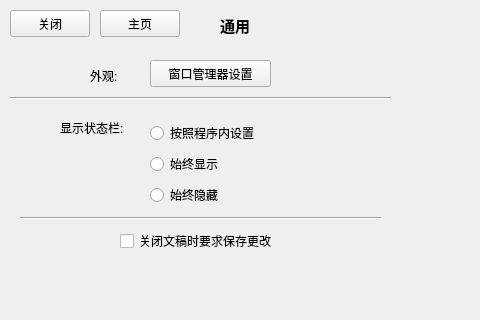
<?xml version="1.0" encoding="UTF-8"?>
<ui version="4.0">
 <class>Gencc</class>
 <widget class="QWidget" name="Gencc">
  <property name="geometry">
   <rect>
    <x>0</x>
    <y>0</y>
    <width>480</width>
    <height>320</height>
   </rect>
  </property>
  <property name="windowTitle">
   <string>Form</string>
  </property>
  <widget class="QPushButton" name="pushButton">
   <property name="geometry">
    <rect>
     <x>10</x>
     <y>10</y>
     <width>80</width>
     <height>27</height>
    </rect>
   </property>
   <property name="text">
    <string>关闭</string>
   </property>
  </widget>
  <widget class="QPushButton" name="pushButton_2">
   <property name="geometry">
    <rect>
     <x>100</x>
     <y>10</y>
     <width>80</width>
     <height>27</height>
    </rect>
   </property>
   <property name="text">
    <string>主页</string>
   </property>
  </widget>
  <widget class="QLabel" name="label">
   <property name="geometry">
    <rect>
     <x>220</x>
     <y>10</y>
     <width>81</width>
     <height>31</height>
    </rect>
   </property>
   <property name="font">
    <font>
     <pointsize>11</pointsize>
     <weight>75</weight>
     <bold>true</bold>
    </font>
   </property>
   <property name="text">
    <string>通用</string>
   </property>
  </widget>
  <widget class="QPushButton" name="pushButton_3">
   <property name="geometry">
    <rect>
     <x>150</x>
     <y>60</y>
     <width>121</width>
     <height>27</height>
    </rect>
   </property>
   <property name="text">
    <string>窗口管理器设置</string>
   </property>
  </widget>
  <widget class="QLabel" name="label_2">
   <property name="geometry">
    <rect>
     <x>90</x>
     <y>60</y>
     <width>31</width>
     <height>31</height>
    </rect>
   </property>
   <property name="text">
    <string>外观:</string>
   </property>
  </widget>
  <widget class="QLabel" name="label_3">
   <property name="geometry">
    <rect>
     <x>60</x>
     <y>120</y>
     <width>71</width>
     <height>16</height>
    </rect>
   </property>
   <property name="text">
    <string>显示状态栏:</string>
   </property>
  </widget>
  <widget class="QCheckBox" name="checkBox">
   <property name="geometry">
    <rect>
     <x>120</x>
     <y>230</y>
     <width>211</width>
     <height>22</height>
    </rect>
   </property>
   <property name="text">
    <string>关闭文稿时要求保存更改</string>
   </property>
  </widget>
  <widget class="Line" name="line">
   <property name="geometry">
    <rect>
     <x>20</x>
     <y>210</y>
     <width>361</width>
     <height>16</height>
    </rect>
   </property>
   <property name="orientation">
    <enum>Qt::Horizontal</enum>
   </property>
  </widget>
  <widget class="Line" name="line_2">
   <property name="geometry">
    <rect>
     <x>10</x>
     <y>90</y>
     <width>381</width>
     <height>16</height>
    </rect>
   </property>
   <property name="orientation">
    <enum>Qt::Horizontal</enum>
   </property>
  </widget>
  <widget class="QWidget" name="layoutWidget">
   <property name="geometry">
    <rect>
     <x>150</x>
     <y>120</y>
     <width>137</width>
     <height>89</height>
    </rect>
   </property>
   <layout class="QVBoxLayout" name="verticalLayout">
    <item>
     <widget class="QRadioButton" name="radioButton">
      <property name="text">
       <string>按照程序内设置</string>
      </property>
     </widget>
    </item>
    <item>
     <widget class="QRadioButton" name="radioButton_2">
      <property name="text">
       <string>始终显示</string>
      </property>
     </widget>
    </item>
    <item>
     <widget class="QRadioButton" name="radioButton_3">
      <property name="text">
       <string>始终隐藏</string>
      </property>
     </widget>
    </item>
   </layout>
  </widget>
 </widget>
 <resources/>
 <connections/>
</ui>
